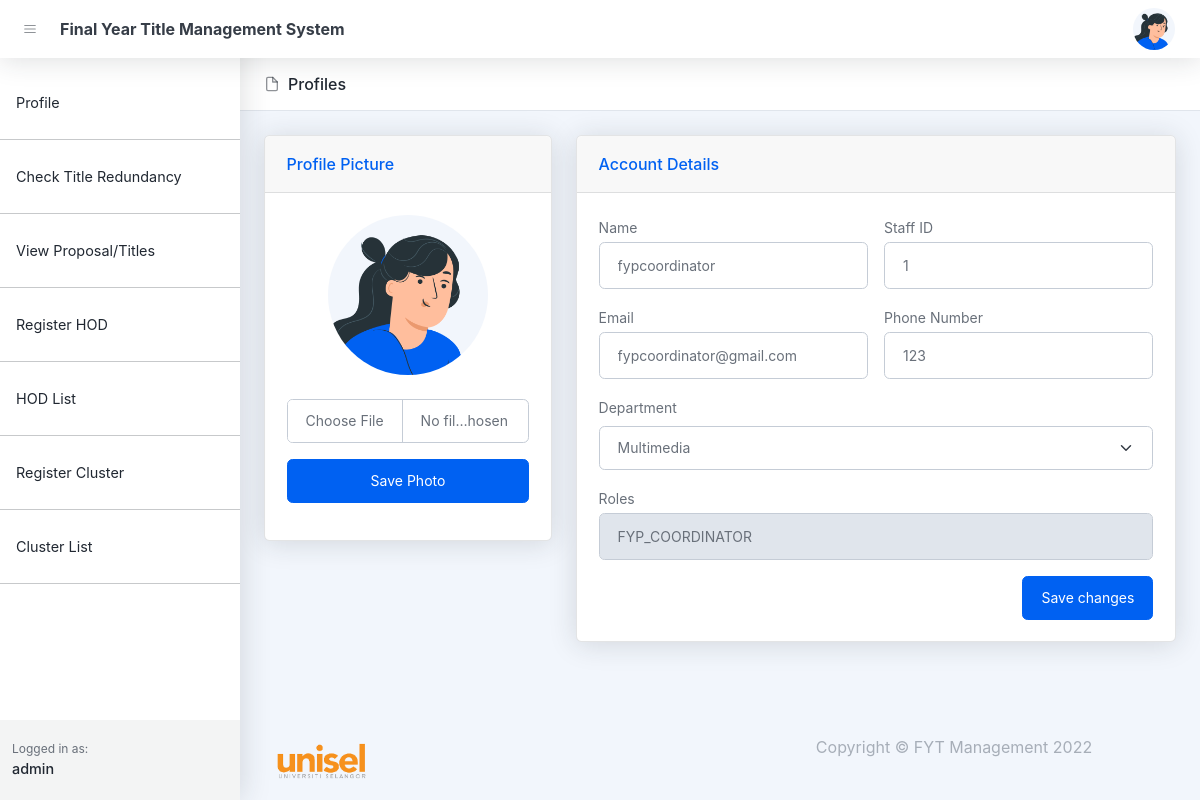
The page /edit-hod.php?hod_id=4 (signed in) on the database as committed earlier.
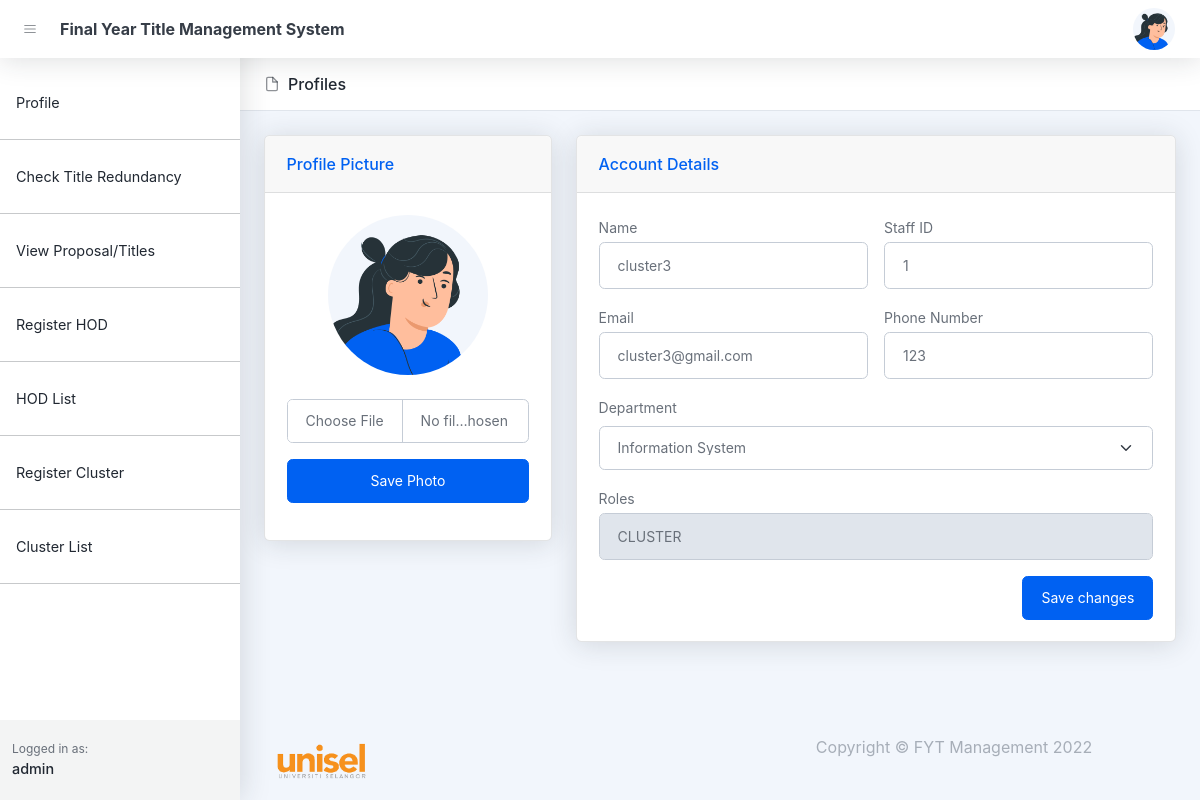
The same page on the database as committed later.
### tables this page shows
CREATE TABLE `users` (
  `id` bigint(20) UNSIGNED NOT NULL,
  `name` varchar(255) NOT NULL,
  `email` varchar(255) DEFAULT NULL,
  `handphone` varchar(255) DEFAULT NULL,
  `roles` varchar(255) DEFAULT NULL,
  `password` varchar(255) DEFAULT NULL,
  `image` text DEFAULT NULL,
  `created_at` timestamp NULL DEFAULT NULL,
  `updated_at` timestamp NULL DEFAULT NULL
);

CREATE TABLE `staffs` (
  `id` bigint(20) UNSIGNED NOT NULL,
  `user_id` bigint(20) NOT NULL,
  `roles` varchar(255) DEFAULT NULL,
  `staff_id` varchar(255) DEFAULT NULL,
  `department` varchar(255) DEFAULT NULL,
  `fypcoordinator_status` varchar(255) DEFAULT NULL,
  `cluster_status` varchar(255) DEFAULT NULL,
  `status` varchar(255) DEFAULT NULL,
  `created_at` timestamp NULL DEFAULT NULL,
  `updated_at` timestamp NULL DEFAULT NULL,
  `cluster_id` varchar(255) DEFAULT NULL
);

### edit-hod.php (the view, shortened to what the changed rows need)
<!DOCTYPE html>
<html lang="en">
<head>
    <?php include('layout_admin/header.php') ?>
</head>
<body class="nav-fixed">
    <div id="layoutSidenav">
        <div id="layoutSidenav_content">
            <main>
                <header class="page-header page-header-compact page-header-light border-bottom bg-white mb-4">
                    <div class="container-xl px-4">
                        <div class="page-header-content">
                            <div class="row align-items-center justify-content-between pt-3">
                                <div class="col-auto mb-3">
                                    <h1 class="page-header-title">
                                        <div class="page-header-icon"><i data-feather="file"></i></div>
                                        Profiles
                                    </h1>
                                </div>
                            </div>
                        </div>
                    </div>
                </header>
                <?php
                    $conn = setDbConnection();
                    $sql = "select users.* , staffs.* from users left join staffs on staffs.user_id = users.id where users.id = '".$_REQUEST['hod_id']."'";
                    $result = $conn->query($sql);
                    $hod = null;
                    if ($result->num_rows > 0) {
                        while ($row = $result->fetch_assoc()) {
                            $hod = $row;
                        }
                    }
                ?>
                <div class="container-xl px-4 mt-4">
                    <div class="row">
                        <div class="col-xl-8">
                            <div class="card mb-4">
                                <div class="card-body">
                                    <form action="controllers/updateHodProfile.php" method="post" >
                                        <div class="row gx-3 mb-3">
                                            <div class="col-md-6">
                                                <label class="small mb-1" for="inputUsername">Name</label>
                                                <input class="form-control" type="text" placeholder="Enter your username" value="<?php echo $hod['name'] ?>" name="name" />
                                            </div>
                                            <div class="col-md-6">
                                                <label class="small mb-1">Staff ID</label>
                                                <input class="form-control" type="text" placeholder="Enter Staff ID" value="<?php echo $hod['staff_id'] ?>" name=staff_id required/>
                                            </div>
                                        </div>
                                        <div class="row gx-3 mb-3">
                                            <div class="col-md-6">
                                                <label class="small mb-1" for="inputLastName">Email</label>
                                                <input class="form-control" type="email" name="email" placeholder="Enter email" value="<?php echo $hod['email'] ?>" required />
                                            </div>
                                            <div class="col-md-6">
                                                <label class="small mb-1" for="inputOrgName">Phone Number</label>
                                                <input class="form-control" type="text" placeholder="Enter phone number" value="<?php echo $hod['handphone'] ?>" name="phone_number" />
                                            </div>
                                        </div>
                                        <div class="row gx-3 mb-3">
                                            <div class="col-md-12">
                                            <label class="small mb-2">Department</label>
                                                <select name=department class=form-select>
                                                    <option value="multimedia" <?php if($hod['department'] == 'multimedia'){echo 'selected';}?>>Multimedia</option>
                                                    <option value="information_system" <?php if($hod['department'] == 'information_system'){echo 'selected';}?> >Information System</option>
                                                </select>
                                            </div>
                                        </div>
                                        <div class="row gx-3 mb-3">
                                            <div class="col-md-12">
                                                <label class="small mb-1" for="inputLastName">Roles</label>
                                                <input class="form-control" type="text" name="roles" value="<?php echo strtoupper($hod['roles']) ?>" disabled />
                                            </div>
                                        </div>
                                </div>
                            </div>
                        </div>
                    </div>
                </div>
            </main>
        </div>
    </div>
</body>
</html>

Rows that differ between the two databases and show on the page:
changed users: name "fypcoordinator" → "cluster3"; email "fypcoordinator@gmail.com" → "cluster3@gmail.com"; roles "FYP_COORDINATOR" → "CLUSTER"
changed staffs: department "Multimedia" → "Information System"
